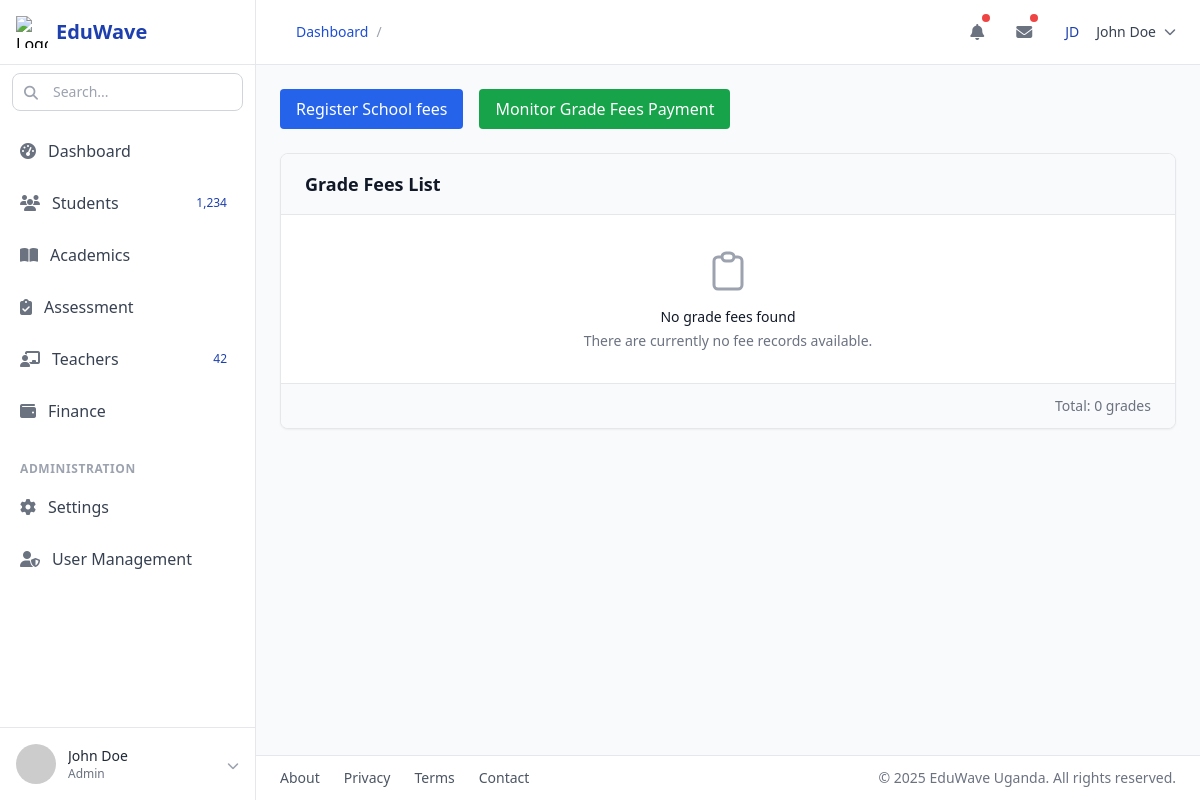
The app's page /finance/schoolfees/, older data.
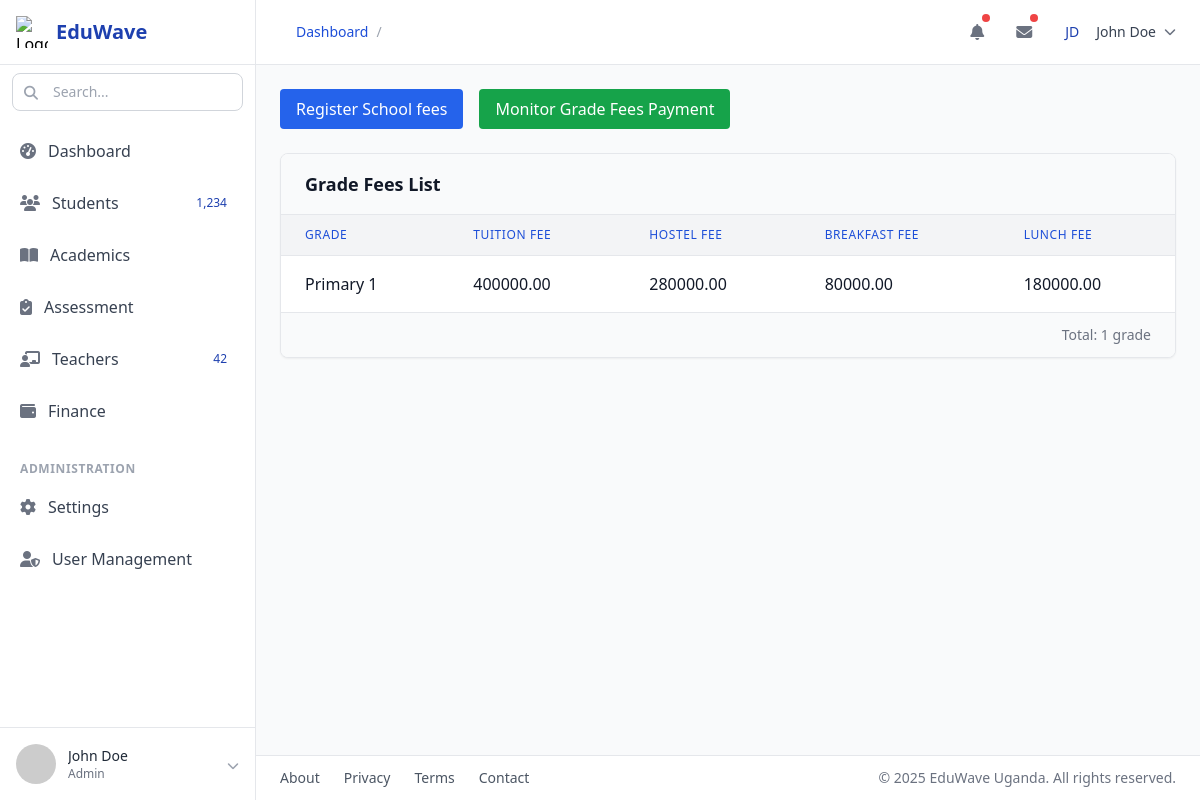
The same page, newer data.
### finance/models.py (models this page shows, shortened)
class SchoolFees(models.Model):
    grade = models.OneToOneField(Grade, on_delete=models.CASCADE, related_name="school_fees")
    tuitionfee = models.DecimalField(
        default=0.0,  max_digits=10, decimal_places=2)
    hostelfee = models.DecimalField(
        max_digits=10, decimal_places=2, default=Decimal('0.00'))
    breakfastfee = models.DecimalField(
        max_digits=10, decimal_places=2, default=Decimal('0.00'))
    lunchfee = models.DecimalField(
        max_digits=10, decimal_places=2, default=Decimal('0.00'))
    description = models.TextField(default="No Description ...")
    created_by = models.ForeignKey(CustomUser, on_delete=models.DO_NOTHING)
    created = models.DateField(auto_now_add=True)
    updated = models.DateField(auto_now=True)
    class Meta:
        verbose_name_plural = "SchoolFees"

### academic/models.py (models this page shows)
class Grade(models.Model):
    grade_name = models.CharField(max_length=50)
    class_teacher = models.ForeignKey(
        Teacher, on_delete=models.SET_NULL, null=True, related_name="grades")
    created = models.DateField(auto_now_add=True)
    updated = models.DateField(auto_now=True)
    class Meta:
        db_table = "class"
        db_table_comment = "This includes Students address data"
        ordering = ["grade_name"]
    def __str__(self):
        return self.grade_name

### finance/views.py (the view)
# urls.py: path('schoolfees/', Schoolfees, name='schoolfees'),
def Schoolfees(request):
    grade_fees = SchoolFees.objects.all()
    return render(request, 'schoolfees.html', {'grade_fees': grade_fees})

### finance/templates/schoolfees.html
{% extends 'base.html' %}
{% block content %}
<div class="flex space-x-4 mb-6">
    <a href="/finance/register/schoolfees/">
        <button type="button" class="px-4 py-2 bg-blue-600 text-white rounded hover:bg-blue-700 transition">Register School fees</button>
    </a>
    <a href="/finance/grades/summary/">
        <button type="button" class="px-4 py-2 bg-green-600 text-white rounded hover:bg-green-700 transition">Monitor Grade Fees Payment</button>
    </a>
</div>
{% include  'features/schoolfeesgradelist.html' %}
{% endblock content %}

### finance/templates/features/schoolfeesgradelist.html
<div class="bg-white rounded-lg shadow-sm border border-gray-200 overflow-hidden">
  <div class="px-6 py-4 border-b border-gray-200 bg-gray-50">
    <h3 class="text-lg font-semibold text-gray-900">Grade Fees List</h3>
  </div>
  <div class="overflow-x-auto">
    {% if grade_fees %}
    <table class="min-w-full divide-y divide-gray-200">
      <thead class="bg-gray-100">
        <tr>
          <th scope="col" class="px-6 py-3 text-left text-xs font-medium text-blue-700 uppercase tracking-wider">Grade</th>
          <th scope="col" class="px-6 py-3 text-left text-xs font-medium text-blue-700 uppercase tracking-wider">Tuition Fee</th>
          <th scope="col" class="px-6 py-3 text-left text-xs font-medium text-blue-700 uppercase tracking-wider">Hostel Fee</th>
          <th scope="col" class="px-6 py-3 text-left text-xs font-medium text-blue-700 uppercase tracking-wider">Breakfast Fee</th>
          <th scope="col" class="px-6 py-3 text-left text-xs font-medium text-blue-700 uppercase tracking-wider">Lunch Fee</th>
        </tr>
      </thead>
      <tbody class="bg-white divide-y divide-gray-200">
        {% for fees in grade_fees %}
        <tr class="hover:bg-gray-50 transition-colors">
          <td class="px-6 py-4 whitespace-nowrap">
            <span class="font-medium text-gray-900">{{ fees.grade }}</span>
          </td>
          <td class="px-6 py-4 whitespace-nowrap text-gray-900">
            {{ fees.tuitionfee|default:"-" }}
          </td>
          <td class="px-6 py-4 whitespace-nowrap text-gray-900">
            {{ fees.hostelfee|default:"-" }}
          </td>
          <td class="px-6 py-4 whitespace-nowrap text-gray-900">
            {{ fees.breakfastfee|default:"-" }}
          </td>
          <td class="px-6 py-4 whitespace-nowrap text-gray-900">
            {{ fees.lunchfee|default:"-" }}
          </td>
        </tr>
        {% endfor %}
      </tbody>
    </table>
    {% else %}
    <div class="p-8 text-center">
      <div class="mx-auto h-12 w-12 text-gray-400">
        <svg xmlns="http://www.w3.org/2000/svg" fill="none" viewBox="0 0 24 24" stroke="currentColor">
          <path stroke-linecap="round" stroke-linejoin="round" stroke-width="1.5" d="M9 5H7a2 2 0 00-2 2v12a2 2 0 002 2h10a2 2 0 002-2V7a2 2 0 00-2-2h-2M9 5a2 2 0 002 2h2a2 2 0 002-2M9 5a2 2 0 012-2h2a2 2 0 012 2" />
        </svg>
      </div>
      <h4 class="mt-3 text-sm font-medium text-gray-900">No grade fees found</h4>
      <p class="mt-1 text-sm text-gray-500">There are currently no fee records available.</p>
    </div>
    {% endif %}
  </div>
  <div class="px-6 py-3 border-t border-gray-200 bg-gray-50 text-right text-sm text-gray-500">
    Total: {{ grade_fees|length }} grade{{ grade_fees|length|pluralize }}
  </div>
</div>

Row changes from the older to the newer data that the page shows:
added SchoolFees: grade "Primary 1", tuitionfee "400000.00", hostelfee "280000.00", breakfastfee "80000.00", lunchfee "180000.00"
Text that changed along with them:
{{ grade_fees|length }}: "0" → "1"
text no longer shown: "No grade fees found There are currently no fee records available."
text now shown: "GRADE TUITION FEE HOSTEL FEE BREAKFAST FEE LUNCH FEE"
